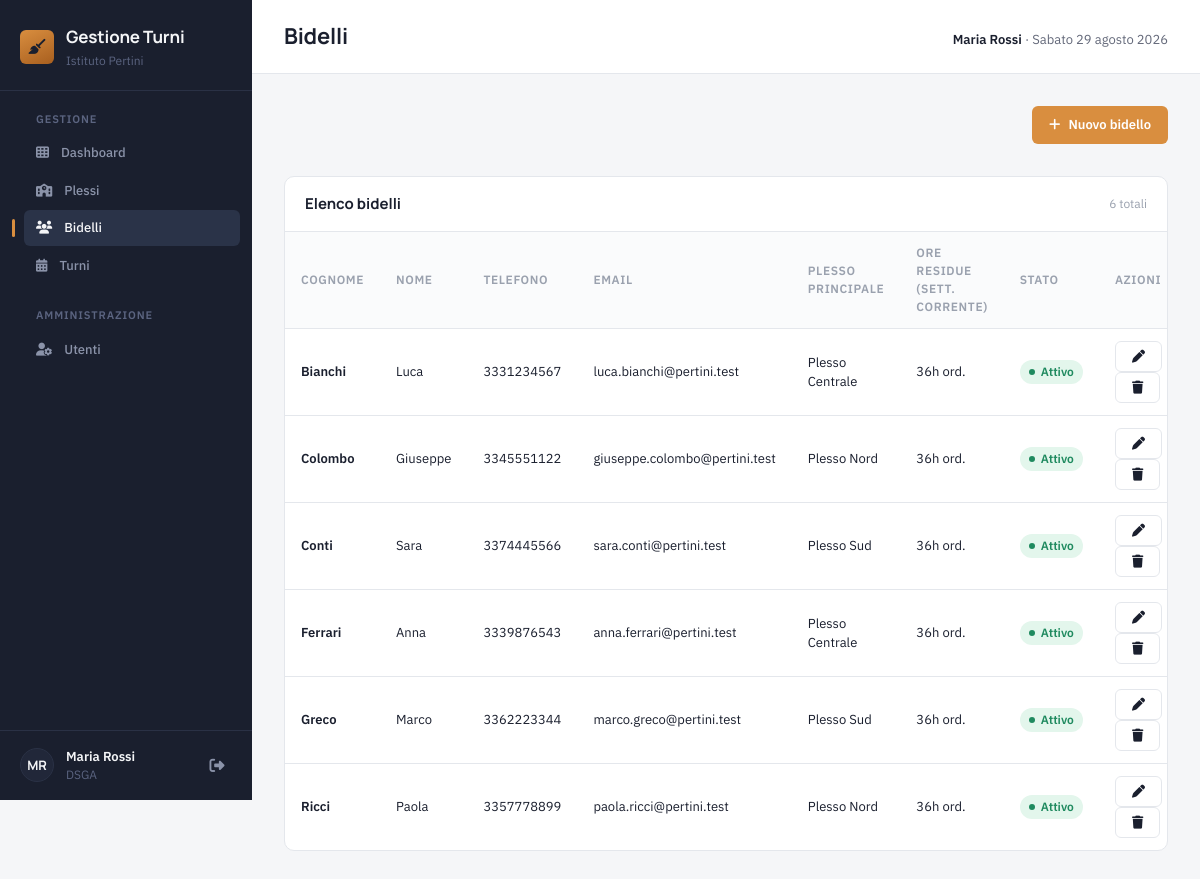
The app's page /bidelli.php (signed in) with its own data.
### tables this page shows
CREATE TABLE bidelli (
    id INT AUTO_INCREMENT PRIMARY KEY,
    nome VARCHAR(100) NOT NULL,
    cognome VARCHAR(100) NOT NULL,
    telefono VARCHAR(30),
    email VARCHAR(150),
    plesso_principale_id INT NULL,
    ore_settimanali INT NOT NULL DEFAULT 36,
    ore_straordinario_max INT NOT NULL DEFAULT 0,
    note TEXT,
    attivo TINYINT(1) NOT NULL DEFAULT 1,
    FOREIGN KEY (plesso_principale_id) REFERENCES plessi(id) ON DELETE SET NULL
);

CREATE TABLE plessi (
    id INT AUTO_INCREMENT PRIMARY KEY,
    nome VARCHAR(150) NOT NULL,
    indirizzo VARCHAR(255),
    note TEXT,
    min_bidelli_mattina INT NOT NULL DEFAULT 1,
    min_bidelli_pomeriggio INT NOT NULL DEFAULT 1,
    orario_mattina_inizio TIME,
    orario_mattina_fine TIME,
    orario_pomeriggio_inizio TIME,
    orario_pomeriggio_fine TIME,
    attivo TINYINT(1) NOT NULL DEFAULT 1
);

### includes/auth.php (called while the page is built, shortened)
<?php
function isLoggato(): bool
{
    return isset($_SESSION['utente_id']);
}
function isDsga(): bool
{
    return isLoggato() && $_SESSION['ruolo'] === 'dsga';
}

### includes/turni-helpers.php (called while the page is built, shortened)
<?php
function oreTotaliAssegnateSettimana(PDO $pdo, int $bidelloId, string $inizioSettimana, string $fineSettimana): array
{
    $stmt = $pdo->prepare(
        "SELECT t.turno_giorno, p.orario_mattina_inizio, p.orario_mattina_fine,
                p.orario_pomeriggio_inizio, p.orario_pomeriggio_fine
         FROM turni t
         JOIN plessi p ON p.id = t.plesso_id
         WHERE t.bidello_id = :bidello_id
           AND t.data BETWEEN :inizio AND :fine
           AND t.stato IN ('pianificato', 'sostituito')"
    );
    $stmt->execute([
        'bidello_id' => $bidelloId,
        'inizio' => $inizioSettimana,
        'fine' => $fineSettimana,
    ]);
    $ore = 0.0;
    $completo = true;
    foreach ($stmt->fetchAll() as $riga) {
        $durata = durataTurnoOre($riga, $riga['turno_giorno']);
        if ($durata === null) {
            $completo = false;
            continue;
        }
        $ore += $durata;
    }
    return ['ore' => $ore, 'completo' => $completo];
}
function situazioneOreSettimana(PDO $pdo, int $bidelloId, int $oreSettimanali, int $oreStraordinarioMax, string $inizioSettimana, string $fineSettimana): array
{
    $totale = oreTotaliAssegnateSettimana($pdo, $bidelloId, $inizioSettimana, $fineSettimana);
    $oreAssegnate = $totale['ore'];
    $oreOrdinarie = min($oreAssegnate, $oreSettimanali);
    $oreStraordinario = max(0.0, $oreAssegnate - $oreSettimanali);
    return [
        'ore_ordinarie_assegnate' => $oreOrdinarie,
        'ore_straordinario_assegnate' => $oreStraordinario,
        'ore_residue_ordinarie' => max(0.0, $oreSettimanali - $oreOrdinarie),
        'ore_residue_straordinario' => max(0.0, $oreStraordinarioMax - $oreStraordinario),
        'completo' => $totale['completo'],
    ];
}

### public/bidelli.php (the view, shortened to what this page needs)
<?php
require_once __DIR__ . '/../includes/auth.php';
require_once __DIR__ . '/../includes/turni-helpers.php';
$pdo = getConnessione();
$bidelli = $pdo->query(
    'SELECT b.id, b.nome, b.cognome, b.telefono, b.email, b.attivo,
            b.ore_settimanali, b.ore_straordinario_max, p.nome AS plesso_nome
     FROM bidelli b
     LEFT JOIN plessi p ON p.id = b.plesso_principale_id
     ORDER BY b.cognome, b.nome'
)->fetchAll();
$oggi = new DateTime();
$isoGiorno = (int) $oggi->format('N');
$lunediSettimana = (clone $oggi)->modify('-' . ($isoGiorno - 1) . ' days')->format('Y-m-d');
$venerdiSettimana = (clone $oggi)->modify('-' . ($isoGiorno - 1) . ' days')->modify('+4 days')->format('Y-m-d');
function formattaOreBidelli(float $ore): string
{
    return rtrim(rtrim(number_format($ore, 1, '.', ''), '0'), '.');
}
$paginaTitolo = 'Bidelli';
$paginaAttiva = 'bidelli';
require __DIR__ . '/../includes/header.php';
?>
<?php if (isDsga()): ?>
    <div class="page-actions">
        <a class="btn btn--primary" href="bidello-form.php">
            <i class="fa-solid fa-plus"></i> Nuovo bidello
        </a>
    </div>
<?php endif; ?>
<div class="panel">
    <div class="panel__header">
        <div class="panel__title">Elenco bidelli</div>
        <div class="panel__sub"><?= count($bidelli) ?> totali</div>
    </div>
    <div style="overflow-x:auto;">
        <table class="table">
            <thead>
                <tr>
                    <th>Cognome</th>
                    <th>Nome</th>
                    <th>Telefono</th>
                    <th>Email</th>
                    <th>Plesso principale</th>
                    <th>Ore residue (sett. corrente)</th>
                    <th>Stato</th>
                    <?php if (isDsga()): ?><th>Azioni</th><?php endif; ?>
                </tr>
            </thead>
            <tbody>
                <?php foreach ($bidelli as $bidello): ?>
                    <tr>
                        <td><?= htmlspecialchars($bidello['cognome']) ?></td>
                        <td><?= htmlspecialchars($bidello['nome']) ?></td>
                        <td><?= htmlspecialchars($bidello['telefono'] ?? '—') ?></td>
                        <td><?= htmlspecialchars($bidello['email'] ?? '—') ?></td>
                        <td><?= htmlspecialchars($bidello['plesso_nome'] ?? '—') ?></td>
                        <td>
                            <?php
                            $situazione = situazioneOreSettimana(
                                $pdo,
                                (int) $bidello['id'],
                                (int) $bidello['ore_settimanali'],
                                (int) $bidello['ore_straordinario_max'],
                                $lunediSettimana,
                                $venerdiSettimana
                            );
                            ?>
                            <?= formattaOreBidelli($situazione['ore_residue_ordinarie']) ?>h ord.
                        </td>
                        <td>
                            <?php if ((int) $bidello['attivo'] === 1): ?>
                                <span class="badge badge--ok">Attivo</span>
                            <?php else: ?>
                                <span class="badge badge--neutral">Non attivo</span>
                            <?php endif; ?>
                        </td>
                        <?php if (isDsga()): ?>
                            <td>
                                <a class="btn btn--secondary" href="bidello-form.php?id=<?= (int) $bidello['id'] ?>">
                                    <i class="fa-solid fa-pen"></i>
                                </a>
                                <form class="inline-form" method="post" action="bidelli.php" onsubmit="return confirm('Eliminare ' + <?= htmlspecialchars(json_encode($bidello['nome'] . ' ' . $bidello['cognome']), ENT_QUOTES) ?> + '? Operazione non reversibile.');">
                                    <button type="submit" class="btn btn--secondary" title="Elimina">
                                        <i class="fa-solid fa-trash"></i>
                                    </button>
                                </form>
                            </td>
                        <?php endif; ?>
                    </tr>
                <?php endforeach; ?>
            </tbody>
        </table>
    </div>
</div>
<?php require __DIR__ . '/../includes/footer.php'; ?>

### includes/header.php (shortened to what this page needs)
<?php
$paginaTitolo = $paginaTitolo ?? 'Gestione Turni';
$paginaAttiva = $paginaAttiva ?? '';
$giorniItaliani = ['Domenica', 'Lunedì', 'Martedì', 'Mercoledì', 'Giovedì', 'Venerdì', 'Sabato'];
$mesiItaliani = ['', 'gennaio', 'febbraio', 'marzo', 'aprile', 'maggio', 'giugno', 'luglio', 'agosto', 'settembre', 'ottobre', 'novembre', 'dicembre'];
$oggi = new DateTime();
$dataOggiFormattata = $giorniItaliani[(int) $oggi->format('w')] . ' ' . $oggi->format('j') . ' ' . $mesiItaliani[(int) $oggi->format('n')] . ' ' . $oggi->format('Y');
$iniziali = strtoupper(mb_substr($_SESSION['nome'] ?? '?', 0, 1) . mb_substr($_SESSION['cognome'] ?? '', 0, 1));
?>
<!DOCTYPE html>
<html lang="it">
<head>
    <link rel="stylesheet" href="https://cdnjs.cloudflare.com/ajax/libs/font-awesome/6.5.2/css/all.min.css">
    <link rel="stylesheet" href="assets/css/variables.css">
    <link rel="stylesheet" href="assets/css/style.css">
    <link rel="stylesheet" href="assets/css/layout.css">
    <link rel="stylesheet" href="assets/css/components.css">
</head>
<body>
<div class="app">
    <aside class="sidebar">
        <div class="sidebar__brand">
            <div class="sidebar__brand-mark">
                <i class="fa-solid fa-broom" style="color:#1a1f2e;"></i>
            </div>
            <div class="sidebar__brand-text">
                <div class="sidebar__brand-title">Gestione Turni</div>
                <div class="sidebar__brand-sub">Istituto Pertini</div>
            </div>
        </div>
        <nav class="sidebar__nav">
            <div class="nav-section">
                <div class="nav-section__label">Gestione</div>
                <a class="nav-item <?= $paginaAttiva === 'dashboard' ? 'is-active' : '' ?>" href="index.php">
                    <i class="fa-solid fa-table-cells"></i> Dashboard
                </a>
                <a class="nav-item <?= $paginaAttiva === 'plessi' ? 'is-active' : '' ?>" href="plessi.php">
                    <i class="fa-solid fa-school"></i> Plessi
                </a>
                <a class="nav-item <?= $paginaAttiva === 'bidelli' ? 'is-active' : '' ?>" href="bidelli.php">
                    <i class="fa-solid fa-users"></i> Bidelli
                </a>
                <a class="nav-item <?= $paginaAttiva === 'turni' ? 'is-active' : '' ?>" href="turni.php">
                    <i class="fa-solid fa-calendar-days"></i> Turni
                </a>
            </div>
            <?php if (isDsga()): ?>
            <div class="nav-section">
                <div class="nav-section__label">Amministrazione</div>
                <a class="nav-item <?= $paginaAttiva === 'utenti' ? 'is-active' : '' ?>" href="utenti.php">
                    <i class="fa-solid fa-user-gear"></i> Utenti
                </a>
            </div>
            <?php endif; ?>
        </nav>
        <div class="sidebar__user">
            <div class="sidebar__avatar"><?= htmlspecialchars($iniziali) ?></div>
            <div class="sidebar__user-meta">
                <div class="sidebar__user-name"><?= htmlspecialchars(($_SESSION['nome'] ?? '') . ' ' . ($_SESSION['cognome'] ?? '')) ?></div>
                <div class="sidebar__user-role"><?= htmlspecialchars(strtoupper($_SESSION['ruolo'] ?? '')) ?></div>
            </div>
            <a class="sidebar__logout" href="logout.php" title="Esci">
                <i class="fa-solid fa-right-from-bracket"></i>
            </a>
        </div>
    </aside>
    <div class="main">
        <header class="topbar">
            <div class="topbar__title"><?= htmlspecialchars($paginaTitolo) ?></div>
            <div class="topbar__meta">
                <strong><?= htmlspecialchars(($_SESSION['nome'] ?? '') . ' ' . ($_SESSION['cognome'] ?? '')) ?></strong>
                · <?= htmlspecialchars($dataOggiFormattata) ?>
            </div>
        </header>
        <div class="content">

### includes/footer.php
        </div>
    </div>
</div>
</body>
</html>

### public/assets/css/variables.css (style rules this page uses)
:root { --sidebar-bg: #1a1f2e; --sidebar-bg-elevated: #212739; --sidebar-active-bg: #2a3348; --sidebar-border: #2a3145; --sidebar-text: #8b93a9; --sidebar-text-active: #f4f5f7; --sidebar-label: #5b6480; --sidebar-w: 252px; --accent: #d98e3f; --accent-soft: #f4d9b4; --bg-main: #f5f6f8; --surface: #ffffff; --border: #e4e7ec; --text-primary: #1a1f2e; --text-secondary: #64697a; --text-muted: #9aa1ae; --status-ok: #1f8a5f; --status-ok-bg: #e3f6ec; --status-danger: #c4432b; --status-danger-bg: #fbe6e1; --status-warn: #b8790c; --status-warn-bg: #fbeed7; --font-heading: 'Manrope', sans-serif; --font-body: 'IBM Plex Sans', sans-serif; --font-mono: 'IBM Plex Mono', monospace; --text-xs: 0.75rem; --text-sm: 0.8125rem; --text-base: 0.9375rem; --text-lg: 1.0625rem; --text-xl: 1.375rem; --text-2xl: 1.875rem; --space-1: 4px; --space-2: 8px; --space-3: 12px; --space-4: 16px; --space-5: 20px; --space-6: 24px; --space-8: 32px; --radius-sm: 6px; --radius-md: 10px; }

### public/assets/css/style.css (style rules this page uses)
*, *::before, *::after { box-sizing: border-box; }
html, body { margin: 0; padding: 0; }
body { background: var(--bg-main); color: var(--text-primary); font-family: var(--font-body); font-size: var(--text-base); line-height: 1.5; -webkit-font-smoothing: antialiased; }
a { color: inherit; text-decoration: none; }
button, input, select, textarea { font: inherit; color: inherit; }

### public/assets/css/components.css (style rules this page uses)
.panel { background: var(--surface); border: 1px solid var(--border); border-radius: var(--radius-md); overflow: hidden; }
.panel__header { padding: var(--space-4) var(--space-5); border-bottom: 1px solid var(--border); display: flex; align-items: center; justify-content: space-between; }
.panel__title { font-family: var(--font-heading); font-weight: 700; font-size: var(--text-base); }
.panel__sub { font-size: var(--text-xs); color: var(--text-muted); }
.table { width: 100%; border-collapse: collapse; font-size: var(--text-sm); }
.table th, .table td { padding: var(--space-3) var(--space-4); text-align: left; border-bottom: 1px solid var(--border); }
.table th { font-size: var(--text-xs); text-transform: uppercase; letter-spacing: 0.05em; color: var(--text-muted); font-weight: 600; background: #fafbfc; }
.table tr:last-child td { border-bottom: none; }
.table td:first-child { font-weight: 600; }
.badge { display: inline-flex; align-items: center; gap: 6px; padding: 3px 9px; border-radius: 999px; font-size: var(--text-xs); font-weight: 600; }
.badge::before { content: ""; width: 6px; height: 6px; border-radius: 50%; }
.badge--ok { background: var(--status-ok-bg); color: var(--status-ok); }
.badge--ok::before { background: var(--status-ok); }
.page-actions { display: flex; justify-content: flex-end; }
.inline-form { display: inline; }
.btn { display: inline-flex; align-items: center; justify-content: center; gap: var(--space-2); padding: var(--space-2) var(--space-4); border-radius: var(--radius-sm); border: 1px solid transparent; font-size: var(--text-sm); font-weight: 600; cursor: pointer; transition: background 0.12s ease, border-color 0.12s ease, color 0.12s ease; }
.btn--primary { background: var(--accent); color: #ffffff; }
.btn--secondary { background: var(--surface); border-color: var(--border); color: var(--text-primary); }

### records on screen
bidelli: cognome "Bianchi", nome "Luca", telefono "3331234567", email "luca.bianchi@pertini.test", plesso_principale.nome "Plesso Centrale", ore_residue_ordinarie "36", attivo "Attivo"
bidelli: cognome "Colombo", nome "Giuseppe", telefono "3345551122", email "giuseppe.colombo@pertini.test", plesso_principale.nome "Plesso Nord", ore_residue_ordinarie "36", attivo "Attivo"
bidelli: cognome "Conti", nome "Sara", telefono "3374445566", email "sara.conti@pertini.test", plesso_principale.nome "Plesso Sud", ore_residue_ordinarie "36", attivo "Attivo"
bidelli: cognome "Ferrari", nome "Anna", telefono "3339876543", email "anna.ferrari@pertini.test", plesso_principale.nome "Plesso Centrale", ore_residue_ordinarie "36", attivo "Attivo"
bidelli: cognome "Greco", nome "Marco", telefono "3362223344", email "marco.greco@pertini.test", plesso_principale.nome "Plesso Sud", ore_residue_ordinarie "36", attivo "Attivo"
bidelli: cognome "Ricci", nome "Paola", telefono "3357778899", email "paola.ricci@pertini.test", plesso_principale.nome "Plesso Nord", ore_residue_ordinarie "36", attivo "Attivo"

### other values on screen
$iniziali "MR"
$_SESSION['ruolo'] "DSGA"
$paginaTitolo "Bidelli"
count($bidelli) "6"
